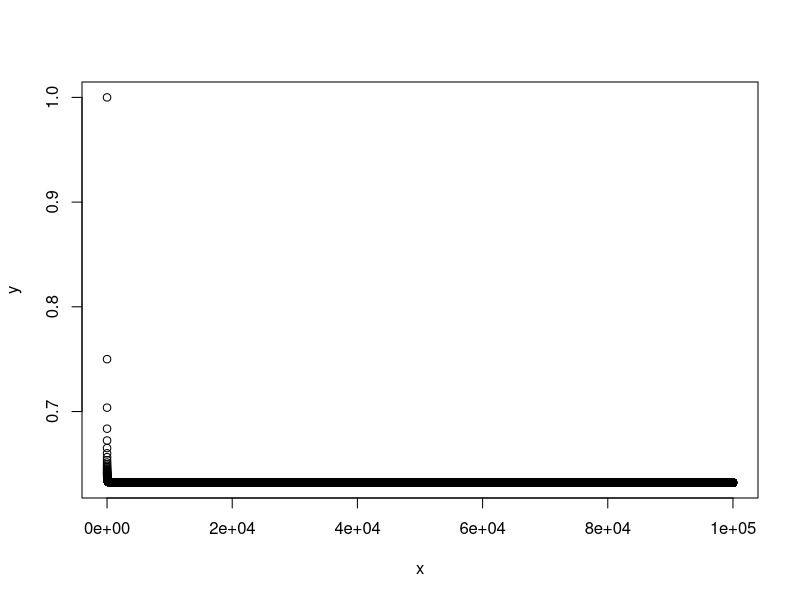

The R script that drew this image:
## ---- chunk 1
x <- c(5,100,10000)
y <- 1 - ((x-1)/(x))^x
data.frame(Question = c("d","e","f"),
N =c(5,100,10000), Prob = y)

x <- 1:100000
y <- 1 - ((x-1)/(x))^x
plot(x,y)
## ---- chunk 2
store <- rep(NA,10000)
for (i in 1:10000){
  store[i] <- sum(sample(1:100, rep = TRUE) == 4) > 0
}
mean(store)
